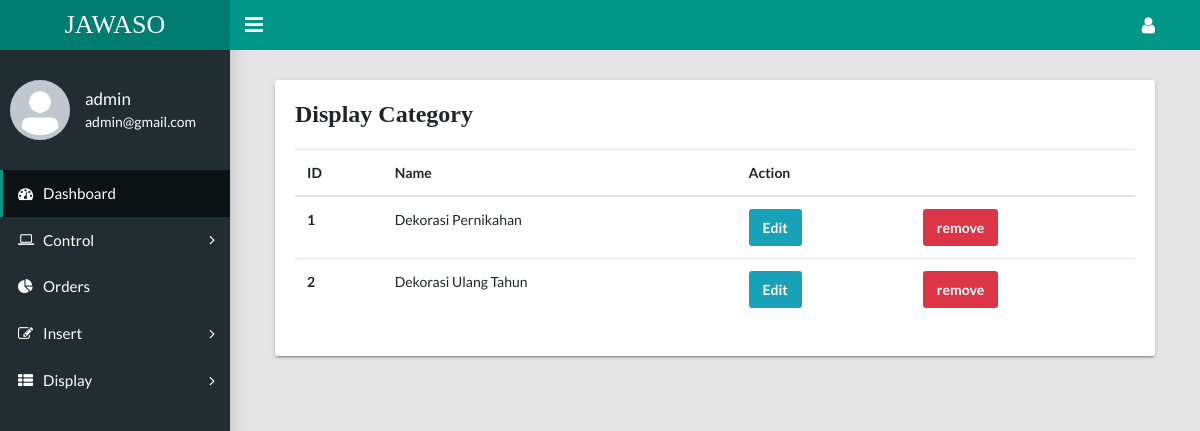
Screenshot of /dashboard/category/index.php (signed in) with the database file from the repository.
### tables this page shows
CREATE TABLE `category` (
  `id` int(11) NOT NULL,
  `name` varchar(25) NOT NULL
);

### genral/functions.php (called while the page is built, shortened)
<?php
function authAdmin(){
    $root_path = $GLOBALS['root_path'];
}

### dashboard/category/index.php (the view, shortened to what this page needs)
<?php
include "../../genral/functions.php";
include "../../genral/config.php";
$select = "SELECT * FROM category";
$s = mysqli_query($connectSQL ,$select );
include "../layouts/header.php";
include "../layouts/sidebar.php";
?>
<main class="app-content">
        <div class="col-md-12">
          <div class="tile">
            <h3 class="tile-title">Display Category</h3>
            <div class="table-responsive">
              <table class="table">
                <thead>
                  <tr>
                  <th scope="col">ID</th>
      <th scope="col">Name</th>
      <th scope="col" colspan="2">Action</th>
                  </tr>
                </thead>
                <tbody>
                <?php foreach($s as $data){ ?>
    <tr>
      <th scope="row"><?php echo $data['id']; ?></th>
      <td><?php echo $data['name'] ;?></td>
      <td>
        <a href="<?php echo $root_path ?>/dashboard/category/index.php?edit=<?php echo $data['id']; ?>" class="btn btn-info">Edit</a>
    </td>
      <td>
        <a href="<?php echo $root_path ?>/dashboard/category/index.php?delete=<?php echo $data['id']; ?> " class="btn btn-danger">remove</a>
    </td>
    </tr>
    <?php } ?>
                </tbody>
              </table>
            </div>
          </div>
        </div>
        </main>
<?php
include "../layouts/footer.php";

### rows the page displays
category: id "1", name "Dekorasi Pernikahan"
category: id "2", name "Dekorasi Ulang Tahun"

### other values shown
$_SESSION['adminName'] "admin"
$_SESSION['admin'] "admin@gmail.com"
